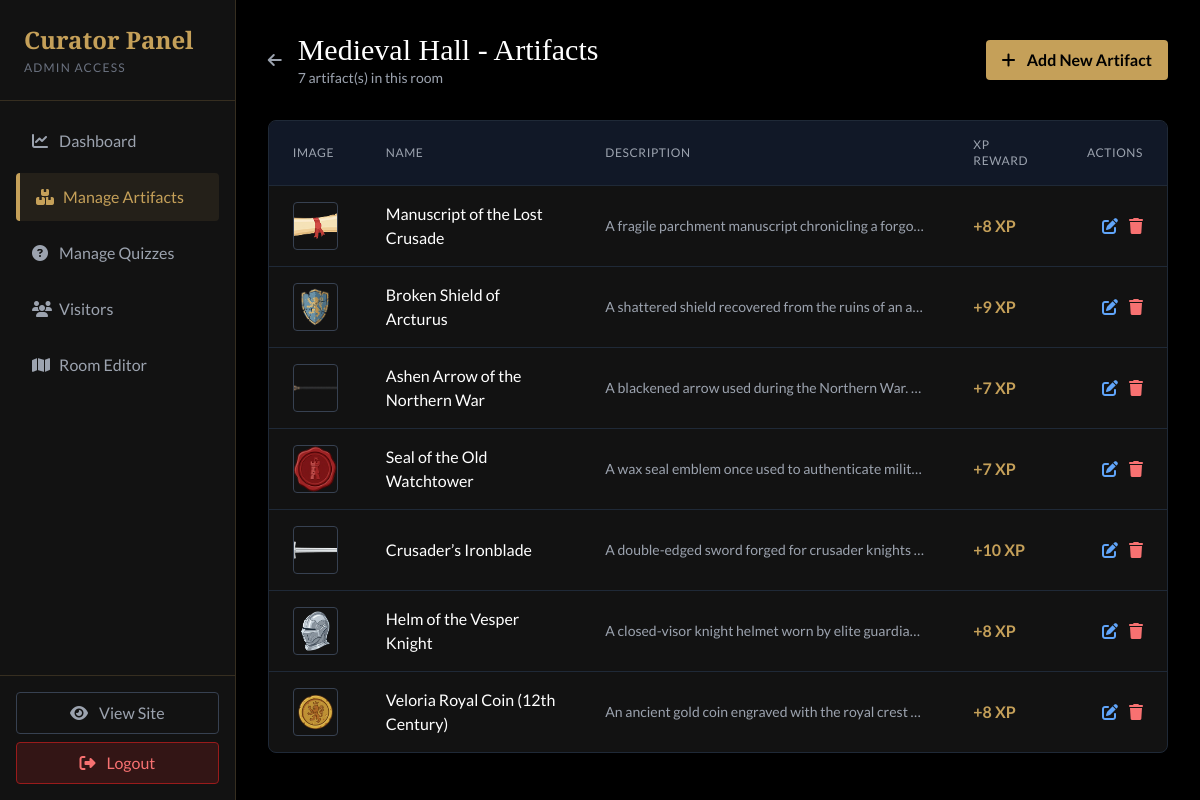
The page /admin/artifacts.php?room_id=1 (signed in) on the database its author committed.
### tables this page shows
CREATE TABLE `rooms` (
  `id` int(11) NOT NULL,
  `name` varchar(100) NOT NULL,
  `description` text DEFAULT NULL,
  `min_level` int(11) DEFAULT 1,
  `image_url` varchar(255) DEFAULT NULL,
  `hidden_artifact_name` varchar(100) DEFAULT NULL,
  `hidden_artifact_desc` text DEFAULT NULL,
  `hidden_artifact_image` varchar(255) DEFAULT NULL,
  `hidden_artifact_xp` int(11) DEFAULT 100,
  `professor_dialogs` text DEFAULT NULL
);

CREATE TABLE `artifacts` (
  `id` int(11) NOT NULL,
  `room_id` int(11) DEFAULT NULL,
  `name` varchar(100) NOT NULL,
  `description` text DEFAULT NULL,
  `image_url` varchar(255) DEFAULT NULL,
  `xp_reward` int(11) DEFAULT 50,
  `position_top` varchar(10) DEFAULT NULL,
  `position_left` varchar(10) DEFAULT NULL
);

### admin/artifacts.php (the view, shortened to what this page needs)
<?php
require_once '../app/bootstrap.php';
$rooms = [];
$result = $conn->query("SELECT r.*, COUNT(a.id) as artifact_count
                        FROM rooms r
                        LEFT JOIN artifacts a ON r.id = a.room_id
                        GROUP BY r.id
                        ORDER BY r.id");
while ($row = $result->fetch_assoc()) {
    $rooms[] = $row;
}
$selected_room = null;
$artifacts = [];
if (isset($_GET['room_id'])) {
    $room_id = intval($_GET['room_id']);
    $stmt = $conn->prepare("SELECT * FROM rooms WHERE id = ?");
    $stmt->bind_param("i", $room_id);
    $stmt->execute();
    $selected_room = $stmt->get_result()->fetch_assoc();
    if ($selected_room) {
        $stmt = $conn->prepare("SELECT * FROM artifacts WHERE room_id = ? ORDER BY id DESC");
        $stmt->bind_param("i", $room_id);
        $stmt->execute();
        $result = $stmt->get_result();
        while ($row = $result->fetch_assoc()) {
            $artifacts[] = $row;
        }
    }
}
include '../public/header.php';
?>
<div class="flex h-screen bg-black">
    <main class="flex-grow p-8 overflow-y-auto">
        <?php if (!$selected_room): ?>
            <div class="mb-8">
                <h2 class="text-3xl text-white font-serif mb-2">Manage Artifacts</h2>
                <p class="text-gray-400">Select a room to manage its artifacts</p>
            </div>
            <div class="grid grid-cols-1 md:grid-cols-2 lg:grid-cols-3 gap-6">
                <?php foreach ($rooms as $room): ?>
                    <?php roomCard($room, 'artifacts.php', 'Artifacts', $room['artifact_count']); ?>
                <?php endforeach; ?>
            </div>
        <?php else: ?>
            <div class="flex justify-between items-center mb-8">
                <div class="flex items-center gap-4">
                    <a href="artifacts.php" class="text-gray-400 hover:text-white transition">
                        <i class="fas fa-arrow-left"></i>
                    </a>
                    <div>
                        <h2 class="text-3xl text-white font-serif"><?php echo htmlspecialchars($selected_room['name']); ?> - Artifacts</h2>
                        <p class="text-gray-400 text-sm"><?php echo count($artifacts); ?> artifact(s) in this room</p>
                    </div>
                </div>
                <a href="add_artifact.php?room_id=<?php echo $selected_room['id']; ?>" class="bg-gold hover:bg-gold-hover text-black font-bold py-2 px-4 rounded transition">
                    <i class="fas fa-plus mr-2"></i> Add New Artifact
                </a>
            </div>
            <?php if (empty($artifacts)): ?>
                <div class="bg-darker-bg rounded-lg border border-gray-800 p-12 text-center">
                    <i class="fas fa-gem text-6xl text-gray-700 mb-4"></i>
                    <p class="text-gray-500 mb-4">No artifacts in this room yet.</p>
                    <a href="add_artifact.php?room_id=<?php echo $selected_room['id']; ?>" class="inline-block bg-gold hover:bg-gold-hover text-black font-bold py-2 px-4 rounded transition">
                        <i class="fas fa-plus mr-2"></i> Add First Artifact
                    </a>
                </div>
            <?php else: ?>
                <div class="bg-darker-bg rounded-lg border border-gray-800 overflow-hidden">
                    <table class="w-full text-left">
                        <thead class="bg-gray-900 border-b border-gray-800">
                            <tr>
                                <th class="px-6 py-4 text-gray-400 font-normal uppercase text-xs tracking-wider">Image</th>
                                <th class="px-6 py-4 text-gray-400 font-normal uppercase text-xs tracking-wider">Name</th>
                                <th class="px-6 py-4 text-gray-400 font-normal uppercase text-xs tracking-wider">Description</th>
                                <th class="px-6 py-4 text-gray-400 font-normal uppercase text-xs tracking-wider">XP Reward</th>
                                <th class="px-6 py-4 text-gray-400 font-normal uppercase text-xs tracking-wider text-right">Actions</th>
                            </tr>
                        </thead>
                        <tbody class="divide-y divide-gray-800">
                            <?php foreach ($artifacts as $item): ?>
                                <tr class="hover:bg-gray-800/50 transition">
                                    <td class="px-6 py-4">
                                        <img src="<?php echo $item['image_url']; ?>" alt="Artifact" class="w-12 h-12 object-cover rounded border border-gray-700">
                                    </td>
                                    <td class="px-6 py-4">
                                        <div class="text-white font-medium"><?php echo htmlspecialchars($item['name']); ?></div>
                                    </td>
                                    <td class="px-6 py-4">
                                        <div class="text-gray-400 text-sm truncate max-w-xs"><?php echo htmlspecialchars($item['description']); ?></div>
                                    </td>
                                    <td class="px-6 py-4">
                                        <span class="text-gold font-bold">+<?php echo $item['xp_reward']; ?> XP</span>
                                    </td>
                                    <td class="px-6 py-4 text-right space-x-2">
                                        <a href="edit_artifact.php?id=<?php echo $item['id']; ?>" class="text-blue-400 hover:text-blue-300 transition">
                                            <i class="fas fa-edit"></i>
                                        </a>
                                        <a href="../app/Handlers/admin_handler.php?action=delete_artifact&id=<?php echo $item['id']; ?>&room_id=<?php echo $selected_room['id']; ?>"
                                           class="text-red-400 hover:text-red-300 transition"
                                           onclick="return confirm('Are you sure you want to delete this artifact?');">
                                            <i class="fas fa-trash"></i>
                                        </a>
                                    </td>
                                </tr>
                            <?php endforeach; ?>
                        </tbody>
                    </table>
                </div>
            <?php endif; ?>
        <?php endif; ?>
    </main>
</div>

### public/assets/css/style.css (style rules this page uses)
:root { --color-gold: #c5a059; --color-gold-hover: #e6c885; --color-dark-bg: #1a1a1a; --color-darker-bg: #121212; --color-text: #e0e0e0; --color-parchment: #f0e6d2; }
body { font-family: "Lato", sans-serif; background-color: var(--color-darker-bg); color: var(--color-text); }
h1, h2, h3, h4, h5, h6, .font-serif { font-family: "Abhaya Libre", serif; }
.text-gold { color: var(--color-gold); }
.bg-gold { background-color: var(--color-gold); }

### public/header.php (style rules this page uses)
body { background-color: #121212; }

### rows shown on the page
rooms: name "Medieval Hall"
artifacts: image_url (picture), name "Manuscript of the Lost Crusade", description "A fragile parchment manuscript chronicling a forgo…", xp_reward "8"
artifacts: image_url (picture), name "Broken Shield of Arcturus", description "A shattered shield recovered from the ruins of an a…", xp_reward "9"
artifacts: image_url (picture), name "Ashen Arrow of the Northern War", description "A blackened arrow used during the Northern War.…", xp_reward "7"
artifacts: image_url (picture), name "Seal of the Old Watchtower", description "A wax seal emblem once used to authenticate milit…", xp_reward "7"
artifacts: image_url (picture), name "Crusader’s Ironblade", description "A double-edged sword forged for crusader knights…", xp_reward "10"
artifacts: image_url (picture), name "Helm of the Vesper Knight", description "A closed-visor knight helmet worn by elite guardia…", xp_reward "8"
artifacts: image_url (picture), name "Veloria Royal Coin (12th Century)", description "An ancient gold coin engraved with the royal crest…", xp_reward "8"

### other values the page prints
$page['label'] "Dashboard"
$page['label'] "Manage Artifacts"
$page['label'] "Manage Quizzes"
$page['label'] "Visitors"
$page['label'] "Room Editor"
count($artifacts) "7"
